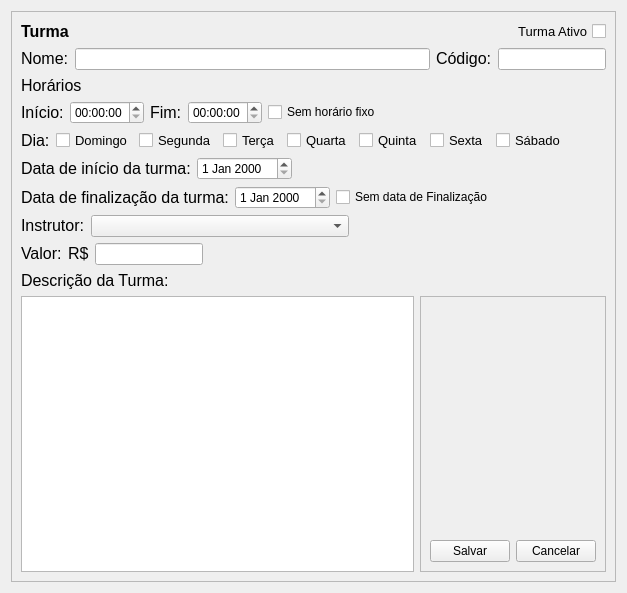
          <widget class="QWidget" name="pgCadTurma">
           <layout class="QVBoxLayout" name="verticalLayout_22">
            <item>
             <widget class="QFrame" name="frame_9">
              <property name="frameShape">
               <enum>QFrame::StyledPanel</enum>
              </property>
              <property name="frameShadow">
               <enum>QFrame::Sunken</enum>
              </property>
              <layout class="QVBoxLayout" name="verticalLayout_24">
               <item>
                <layout class="QHBoxLayout" name="horizontalLayout_35">
                 <item>
                  <widget class="QLabel" name="label_41">
                   <property name="text">
                    <string>&lt;html&gt;&lt;head/&gt;&lt;body&gt;&lt;p&gt;&lt;span style=&quot; font-size:12pt; font-weight:600;&quot;&gt;Turma&lt;/span&gt;&lt;/p&gt;&lt;/body&gt;&lt;/html&gt;</string>
                   </property>
                  </widget>
                 </item>
                 <item>
                  <widget class="QCheckBox" name="checkBox_3">
                   <property name="font">
                    <font>
                     <pointsize>10</pointsize>
                     <stylestrategy>PreferAntialias</stylestrategy>
                    </font>
                   </property>
                   <property name="layoutDirection">
                    <enum>Qt::RightToLeft</enum>
                   </property>
                   <property name="text">
                    <string>Turma Ativo</string>
                   </property>
                  </widget>
                 </item>
                </layout>
               </item>
               <item>
                <layout class="QHBoxLayout" name="horizontalLayout_40">
                 <item>
                  <widget class="QLabel" name="label_42">
                   <property name="text">
                    <string>&lt;html&gt;&lt;head/&gt;&lt;body&gt;&lt;p&gt;&lt;span style=&quot; font-size:12pt;&quot;&gt;Nome:&lt;/span&gt;&lt;/p&gt;&lt;/body&gt;&lt;/html&gt;</string>
                   </property>
                  </widget>
                 </item>
                 <item>
                  <widget class="QLineEdit" name="lineEdit_7">
                   <property name="sizePolicy">
                    <sizepolicy hsizetype="Expanding" vsizetype="Fixed">
                     <horstretch>0</horstretch>
                     <verstretch>0</verstretch>
                    </sizepolicy>
                   </property>
                  </widget>
                 </item>
                 <item>
                  <widget class="QLabel" name="label_45">
                   <property name="text">
                    <string>&lt;html&gt;&lt;head/&gt;&lt;body&gt;&lt;p&gt;&lt;span style=&quot; font-size:12pt;&quot;&gt;Código:&lt;/span&gt;&lt;/p&gt;&lt;/body&gt;&lt;/html&gt;</string>
                   </property>
                  </widget>
                 </item>
                 <item>
                  <widget class="QLineEdit" name="lineEdit_19">
                   <property name="sizePolicy">
                    <sizepolicy hsizetype="Fixed" vsizetype="Fixed">
                     <horstretch>0</horstretch>
                     <verstretch>0</verstretch>
                    </sizepolicy>
                   </property>
                  </widget>
                 </item>
                </layout>
               </item>
               <item>
                <widget class="QLabel" name="label_43">
                 <property name="text">
                  <string>&lt;html&gt;&lt;head/&gt;&lt;body&gt;&lt;p&gt;&lt;span style=&quot; font-size:12pt;&quot;&gt;Horários&lt;/span&gt;&lt;/p&gt;&lt;/body&gt;&lt;/html&gt;</string>
                 </property>
                </widget>
               </item>
               <item>
                <layout class="QHBoxLayout" name="horizontalLayout_43">
                 <item>
                  <widget class="QLabel" name="label_44">
                   <property name="text">
                    <string>&lt;html&gt;&lt;head/&gt;&lt;body&gt;&lt;p&gt;&lt;span style=&quot; font-size:12pt;&quot;&gt;Início:&lt;/span&gt;&lt;/p&gt;&lt;/body&gt;&lt;/html&gt;</string>
                   </property>
                  </widget>
                 </item>
                 <item>
                  <widget class="QTimeEdit" name="timeEdit"/>
                 </item>
                 <item>
                  <widget class="QLabel" name="label_46">
                   <property name="text">
                    <string>&lt;html&gt;&lt;head/&gt;&lt;body&gt;&lt;p&gt;&lt;span style=&quot; font-size:12pt;&quot;&gt;Fim:&lt;/span&gt;&lt;/p&gt;&lt;/body&gt;&lt;/html&gt;</string>
                   </property>
                  </widget>
                 </item>
                 <item>
                  <widget class="QTimeEdit" name="timeEdit_2"/>
                 </item>
                 <item>
                  <widget class="QCheckBox" name="checkBox_4">
                   <property name="text">
                    <string>Sem horário fixo</string>
                   </property>
                  </widget>
                 </item>
                 <item>
                  <spacer name="horizontalSpacer_15">
                   <property name="orientation">
                    <enum>Qt::Horizontal</enum>
                   </property>
                   <property name="sizeHint" stdset="0">
                    <size>
                     <width>40</width>
                     <height>20</height>
                    </size>
                   </property>
                  </spacer>
                 </item>
                </layout>
               </item>
               <item>
                <layout class="QHBoxLayout" name="horizontalLayout_45">
                 <item>
                  <widget class="QLabel" name="label_50">
                   <property name="text">
                    <string>&lt;html&gt;&lt;head/&gt;&lt;body&gt;&lt;p&gt;&lt;span style=&quot; font-size:12pt;&quot;&gt;Dia:&lt;/span&gt;&lt;/p&gt;&lt;/body&gt;&lt;/html&gt;</string>
                   </property>
                  </widget>
                 </item>
                 <item>
                  <widget class="QCheckBox" name="checkBox_6">
                   <property name="font">
                    <font>
                     <pointsize>10</pointsize>
                    </font>
                   </property>
                   <property name="toolTip">
                    <string>&lt;html&gt;&lt;head/&gt;&lt;body&gt;&lt;p&gt;&lt;br/&gt;&lt;/p&gt;&lt;/body&gt;&lt;/html&gt;</string>
                   </property>
                   <property name="text">
                    <string>Domingo</string>
                   </property>
                  </widget>
                 </item>
                 <item>
                  <widget class="QCheckBox" name="checkBox_7">
                   <property name="font">
                    <font>
                     <pointsize>10</pointsize>
                    </font>
                   </property>
                   <property name="toolTip">
                    <string>&lt;html&gt;&lt;head/&gt;&lt;body&gt;&lt;p&gt;&lt;br/&gt;&lt;/p&gt;&lt;/body&gt;&lt;/html&gt;</string>
                   </property>
                   <property name="text">
                    <string>Segunda</string>
                   </property>
                  </widget>
                 </item>
                 <item>
                  <widget class="QCheckBox" name="checkBox_8">
                   <property name="font">
                    <font>
                     <pointsize>10</pointsize>
                    </font>
                   </property>
                   <property name="toolTip">
                    <string>&lt;html&gt;&lt;head/&gt;&lt;body&gt;&lt;p&gt;&lt;br/&gt;&lt;/p&gt;&lt;/body&gt;&lt;/html&gt;</string>
                   </property>
                   <property name="text">
                    <string>Terça</string>
                   </property>
                  </widget>
                 </item>
                 <item>
                  <widget class="QCheckBox" name="checkBox_9">
                   <property name="font">
                    <font>
                     <pointsize>10</pointsize>
                    </font>
                   </property>
                   <property name="toolTip">
                    <string>&lt;html&gt;&lt;head/&gt;&lt;body&gt;&lt;p&gt;&lt;br/&gt;&lt;/p&gt;&lt;/body&gt;&lt;/html&gt;</string>
                   </property>
                   <property name="text">
                    <string>Quarta</string>
                   </property>
                  </widget>
                 </item>
                 <item>
                  <widget class="QCheckBox" name="checkBox_10">
                   <property name="font">
                    <font>
                     <pointsize>10</pointsize>
                    </font>
                   </property>
                   <property name="toolTip">
                    <string>&lt;html&gt;&lt;head/&gt;&lt;body&gt;&lt;p&gt;&lt;br/&gt;&lt;/p&gt;&lt;/body&gt;&lt;/html&gt;</string>
                   </property>
                   <property name="text">
                    <string>Quinta</string>
                   </property>
                  </widget>
                 </item>
                 <item>
                  <widget class="QCheckBox" name="checkBox_11">
                   <property name="font">
                    <font>
                     <pointsize>10</pointsize>
                    </font>
                   </property>
                   <property name="toolTip">
                    <string>&lt;html&gt;&lt;head/&gt;&lt;body&gt;&lt;p&gt;&lt;br/&gt;&lt;/p&gt;&lt;/body&gt;&lt;/html&gt;</string>
                   </property>
                   <property name="text">
                    <string>Sexta</string>
                   </property>
                  </widget>
                 </item>
                 <item>
                  <widget class="QCheckBox" name="checkBox_12">
                   <property name="font">
                    <font>
                     <pointsize>10</pointsize>
                    </font>
                   </property>
                   <property name="toolTip">
                    <string>&lt;html&gt;&lt;head/&gt;&lt;body&gt;&lt;p&gt;&lt;br/&gt;&lt;/p&gt;&lt;/body&gt;&lt;/html&gt;</string>
                   </property>
                   <property name="text">
                    <string>Sábado</string>
                   </property>
                  </widget>
                 </item>
                 <item>
                  <spacer name="horizontalSpacer_16">
                   <property name="orientation">
                    <enum>Qt::Horizontal</enum>
                   </property>
                   <property name="sizeHint" stdset="0">
                    <size>
                     <width>40</width>
                     <height>20</height>
                    </size>
                   </property>
                  </spacer>
                 </item>
                </layout>
               </item>
               <item>
                <layout class="QHBoxLayout" name="horizontalLayout_38">
                 <item>
                  <widget class="QLabel" name="label_47">
                   <property name="text">
                    <string>&lt;html&gt;&lt;head/&gt;&lt;body&gt;&lt;p&gt;&lt;span style=&quot; font-size:12pt;&quot;&gt;Data de início da turma:&lt;/span&gt;&lt;/p&gt;&lt;/body&gt;&lt;/html&gt;</string>
                   </property>
                  </widget>
                 </item>
                 <item>
                  <widget class="QDateEdit" name="dateEdit_3"/>
                 </item>
                 <item>
                  <spacer name="horizontalSpacer_13">
                   <property name="orientation">
                    <enum>Qt::Horizontal</enum>
                   </property>
                   <property name="sizeHint" stdset="0">
                    <size>
                     <width>40</width>
                     <height>20</height>
                    </size>
                   </property>
                  </spacer>
                 </item>
                </layout>
               </item>
               <item>
                <layout class="QHBoxLayout" name="horizontalLayout_44">
                 <item>
                  <widget class="QLabel" name="label_49">
                   <property name="text">
                    <string>&lt;html&gt;&lt;head/&gt;&lt;body&gt;&lt;p&gt;&lt;span style=&quot; font-size:12pt;&quot;&gt;Data de finalização da turma:&lt;/span&gt;&lt;/p&gt;&lt;/body&gt;&lt;/html&gt;</string>
                   </property>
                  </widget>
                 </item>
                 <item>
                  <widget class="QDateEdit" name="dateEdit_4"/>
                 </item>
                 <item>
                  <widget class="QCheckBox" name="checkBox_5">
                   <property name="text">
                    <string>Sem data de Finalização</string>
                   </property>
                  </widget>
                 </item>
                 <item>
                  <spacer name="horizontalSpacer_14">
                   <property name="orientation">
                    <enum>Qt::Horizontal</enum>
                   </property>
                   <property name="sizeHint" stdset="0">
                    <size>
                     <width>40</width>
                     <height>20</height>
                    </size>
                   </property>
                  </spacer>
                 </item>
                </layout>
               </item>
               <item>
                <layout class="QHBoxLayout" name="horizontalLayout_46">
                 <item>
                  <widget class="QLabel" name="label_51">
                   <property name="text">
                    <string>&lt;html&gt;&lt;head/&gt;&lt;body&gt;&lt;p&gt;&lt;span style=&quot; font-size:12pt;&quot;&gt;Instrutor:&lt;/span&gt;&lt;/p&gt;&lt;/body&gt;&lt;/html&gt;</string>
                   </property>
                  </widget>
                 </item>
                 <item>
                  <widget class="QComboBox" name="comboBox_13">
                   <property name="sizePolicy">
                    <sizepolicy hsizetype="Expanding" vsizetype="Fixed">
                     <horstretch>0</horstretch>
                     <verstretch>0</verstretch>
                    </sizepolicy>
                   </property>
                  </widget>
                 </item>
                 <item>
                  <spacer name="horizontalSpacer_17">
                   <property name="orientation">
                    <enum>Qt::Horizontal</enum>
                   </property>
                   <property name="sizeHint" stdset="0">
                    <size>
                     <width>40</width>
                     <height>20</height>
                    </size>
                   </property>
                  </spacer>
                 </item>
                </layout>
               </item>
               <item>
                <layout class="QHBoxLayout" name="horizontalLayout_47">
                 <item>
                  <widget class="QLabel" name="label_52">
                   <property name="text">
                    <string>&lt;html&gt;&lt;head/&gt;&lt;body&gt;&lt;p&gt;&lt;span style=&quot; font-size:12pt;&quot;&gt;Valor:&lt;/span&gt;&lt;/p&gt;&lt;/body&gt;&lt;/html&gt;</string>
                   </property>
                  </widget>
                 </item>
                 <item>
                  <widget class="QLabel" name="label_53">
                   <property name="text">
                    <string>&lt;html&gt;&lt;head/&gt;&lt;body&gt;&lt;p&gt;&lt;span style=&quot; font-size:12pt;&quot;&gt;R$&lt;/span&gt;&lt;/p&gt;&lt;/body&gt;&lt;/html&gt;</string>
                   </property>
                  </widget>
                 </item>
                 <item>
                  <widget class="QLineEdit" name="EditVlTurma">
                   <property name="sizePolicy">
                    <sizepolicy hsizetype="Fixed" vsizetype="Fixed">
                     <horstretch>0</horstretch>
                     <verstretch>0</verstretch>
                    </sizepolicy>
                   </property>
                   <property name="inputMask">
                    <string/>
                   </property>
                  </widget>
                 </item>
                 <item>
                  <spacer name="horizontalSpacer_18">
                   <property name="orientation">
                    <enum>Qt::Horizontal</enum>
                   </property>
                   <property name="sizeHint" stdset="0">
                    <size>
                     <width>40</width>
                     <height>20</height>
                    </size>
                   </property>
                  </spacer>
                 </item>
                </layout>
               </item>
               <item>
                <widget class="QLabel" name="label_48">
                 <property name="text">
                  <string>&lt;html&gt;&lt;head/&gt;&lt;body&gt;&lt;p&gt;&lt;span style=&quot; font-size:12pt;&quot;&gt;Descrição da Turma:&lt;/span&gt;&lt;/p&gt;&lt;/body&gt;&lt;/html&gt;</string>
                 </property>
                </widget>
               </item>
               <item>
                <layout class="QHBoxLayout" name="horizontalLayout_39">
                 <item>
                  <widget class="QPlainTextEdit" name="plainTextEdit"/>
                 </item>
                 <item>
                  <widget class="QFrame" name="frame_10">
                   <property name="frameShape">
                    <enum>QFrame::StyledPanel</enum>
                   </property>
                   <property name="frameShadow">
                    <enum>QFrame::Raised</enum>
                   </property>
                   <layout class="QVBoxLayout" name="verticalLayout_23">
                    <item>
                     <spacer name="verticalSpacer_3">
                      <property name="orientation">
                       <enum>Qt::Vertical</enum>
                      </property>
                      <property name="sizeHint" stdset="0">
                       <size>
                        <width>20</width>
                        <height>234</height>
                       </size>
                      </property>
                     </spacer>
                    </item>
                    <item>
                     <layout class="QHBoxLayout" name="horizontalLayout_48">
                      <item>
                       <widget class="QPushButton" name="btn_SaveTurma">
                        <property name="text">
                         <string>Salvar</string>
                        </property>
                       </widget>
                      </item>
                      <item>
                       <widget class="QPushButton" name="btn_CancelTurma">
                        <property name="text">
                         <string>Cancelar</string>
                        </property>
                       </widget>
                      </item>
                     </layout>
                    </item>
                   </layout>
                  </widget>
                 </item>
                </layout>
               </item>
              </layout>
             </widget>
            </item>
           </layout>
          </widget>
